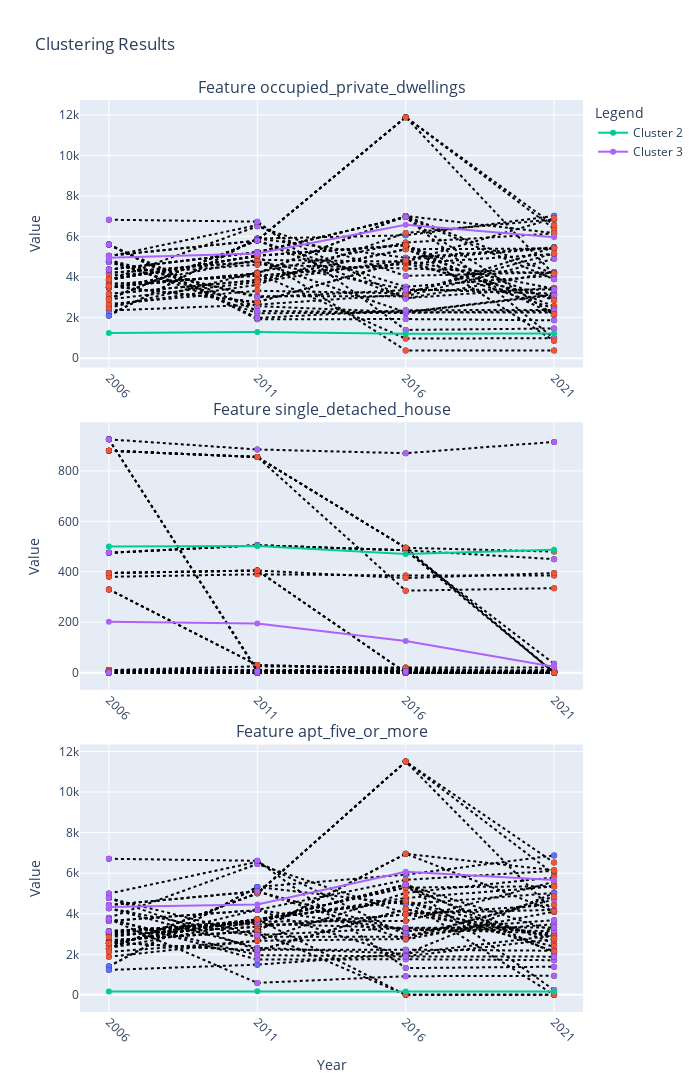

The notebook cell this image was saved under:
### Code cell
# %pip install nbformat needed if working in ipynb
# next steps:
# reduce dependency on tsc, arr, label dict if possible
# documentation for new plot function
# change testing notebook
# make sure all four colours always show up on the legend
# maybe three separate legends? how much more time would three separate plots be?
# pass in colours to all plots so they are the same & work with colourblindness
# make other plots more customizable-- titles, x axis rotation, cluster labels, figsize
fig = plot_plotly(
    tsc=tsc,
    network_table=network_table,
    arr=arr,
    label_dict=label_dict,
    clusters_to_show=[3],
    cluster_centres_to_show=[2, 3],
    hover_labels=True,
)
fig.show()
